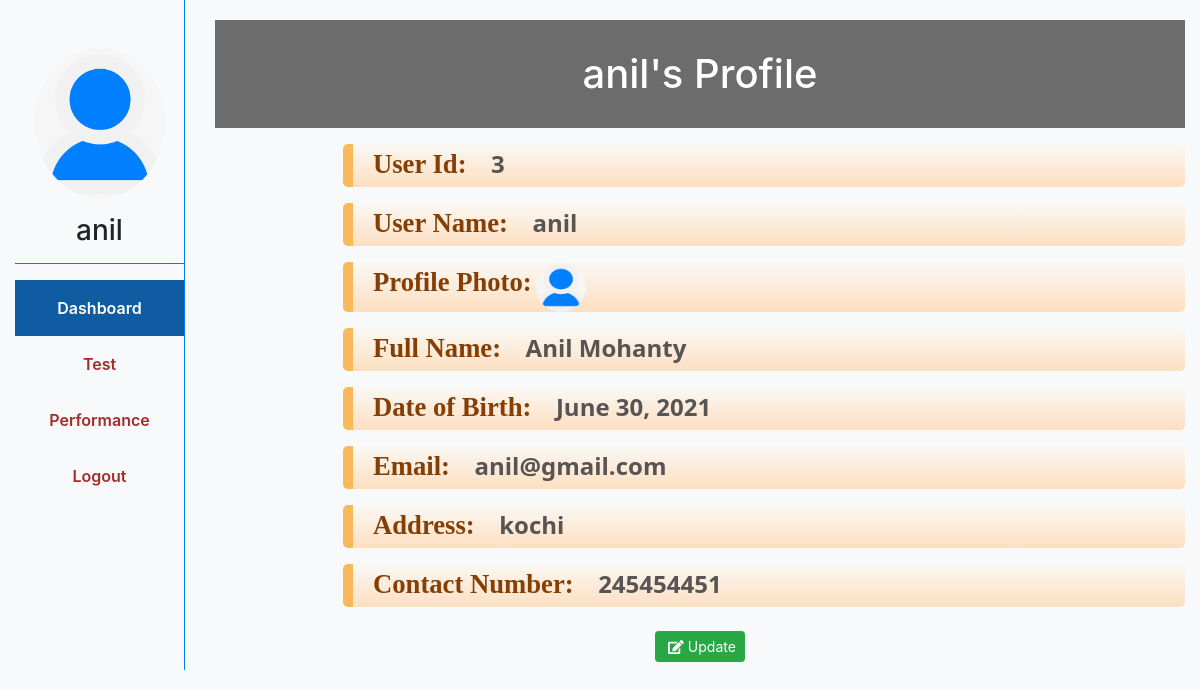
Screenshot of /student/profile/ (signed in) with the database file from the repository.
### student/models.py (models this page shows, shortened)
class Student(models.Model):
    full_name = models.CharField(max_length=50,null=True, blank=True)
    dob = models.DateField(null=True, blank=True)
    user = models.OneToOneField(User, on_delete=models.CASCADE)
    profile_photo = models.ImageField(upload_to='student/profile/', null=True, blank=True)
    address = models.CharField(max_length=50,null=True, blank=True)
    contactno = models.PositiveIntegerField(null=True, blank=True)

### main/models.py (models this page shows)
class User(AbstractUser):
    is_verified = models.BooleanField(default=False)
    is_teacher = models.BooleanField(default=False)
    is_student = models.BooleanField(default=False)

### student/views.py (the view)
# urls.py: path('profile/',student_profile,name='profile'),
@user_passes_test(lambda u: u.is_student and u.is_verified)
def student_profile(request):
    dashboard = 'active'
    stu = Student.objects.filter(user=request.user).first()
    return render(request, 'student/student_profile.html', locals())

### templates/student/student_profile.html
{% extends 'student/student_base.html' %}
{% load static %}
{% block css %}
      <link rel="stylesheet" href="{% static 'teacher/css/teacher_base.css' %}">
    {% endblock css %}
{% block content %}
<div class="heading1">
<h1>{{user.username}}'s Profile</h1>
</div>
<div class="detailinfo">
    <div class="left">
        <p>
            <span class="info">User Id:</span> <span class="detail">{{user.id}}</span>
        </p>
        <p>
            <span class="info">User Name:</span> <span class="detail">{{user.username}}</span>
        </p>
        <p>
            <span class="info">
                Profile Photo:</span>
            <span>
                {% if stu.profile_photo %}
                    <img src='{{stu.profile_photo.url}}' height=50 width=50 style="border-radius: 30px;">
                {% else %}
                    No Image Found
                {% endif %}
            </span>
        </p>
        <p>
            <span class="info">Full Name:</span> <span class="detail">{{stu.full_name|capfirst}}</span>
        </p>
        <p>
            <span class="info">Date of Birth:</span> <span class="detail">{{stu.dob}}</span>
        </p>
        <p>
            <span class="info">Email:</span> <span class="detail">{{user.email}}</span>
        </p>
        <p>
            <span class="info">Address:</span> <span class="detail">{{stu.address}}</span>
        </p>
        <p>
            <span class="info">Contact Number:</span> <span class="detail">{{stu.contactno}}</span>
        </p>
    </div>
</div>
<div class="text-center">
    <a class="btn btn-success btn-sm m-2" href="{% url 'student:edit_student' stu.id %}"> <i class="fas fa-edit ml-1"></i> Update</a>
</div>
{% endblock %}

### templates/student/student_base.html (shortened to what this page needs)
<!DOCTYPE html>
{% load static %}
<html lang="en">
<head>
     <link rel="stylesheet" href="https://maxcdn.bootstrapcdn.com/bootstrap/4.0.0/css/bootstrap.min.css"
>
    {% block css %}{% endblock css %}
</head>
<body>
    <div class="container-fluid bg-light ">
        <div class="row">
            <div class="col-sm-2">
                <div class="border-right border-primary h-100">
                 <div class="text-center">
                    {% if stu.profile_photo %}
                        <img src='{{stu.profile_photo.url}}' alt="Profile Picture"  class="img-fluid rounded-circle mt-5" width="130px" height="130px">
                    {% else %}
                        No Image Found
                    {% endif %}
                  <h3 class="mt-3">{{user.username}}</h3>
                 </div>
                 <hr class="border-primary">
                 <nav class="nav flex-column text-center">
                    <a href="{% url 'student:profile' %}" class="nav-link {{dashboard}}">Dashboard</a>
                    <a href="{% url 'student:view_test' %}" class="nav-link {{ques}}">Test</a>
                    <a href="{% url 'student:student_performance' %}" class="nav-link {{perfomance}}">Performance</a>
                    <a href="{% url 'main:signout' %}" class="nav-link">Logout</a>
                 </nav>
                </div>
            </div>
            <div class="col-sm-10">
                {% block content %}
                {% endblock %}
            </div>
        </div>
    </div>
</body>
</html>

### static/teacher/css/teacher_base.css (style rules this page uses)
html, body { height: 100% }
.container-fluid { min-height: 100%; }
a.nav-link { color: Brown; font-weight: 600; line-height: 30pt; }
a.nav-link.active { color: white; background-color: rgb(16, 92, 163); }
.heading1 h1 { background-color: rgb(109, 108, 109); color: rgb(255, 255, 255); text-align: center; padding: 30px 30px; margin-top: 20px; }
.detailinfo { line-height: 30pt; text-align: justify; margin-left: 8em; margin-top: 1rem; }
.info { font-size: 20pt; font-weight: bold; color: rgb(133, 62, 4); font-family: Cambria, Cochin, Georgia, Times, 'Times New Roman', serif; }
.detail { font-size: 18pt; font-weight: bold; color: rgb(88, 84, 84); font-family: 'Segoe UI', Tahoma, Geneva, Verdana, sans-serif; padding: 0px 20px; }
.left p { border-left-width: 10px; border-left-style: solid; border-left-color: rgb(250, 185, 89); background: linear-gradient(to bottom, #faf8f4 0%, #fddfc1 100%); padding: 0px 20px; border-radius: 5px; }

### rows the page displays
Student: profile_photo (picture), full_name "Anil Mohanty", dob "June 30, 2021", address "kochi", contactno "245454451"
User: username "anil", id "3", email "anil@gmail.com"
